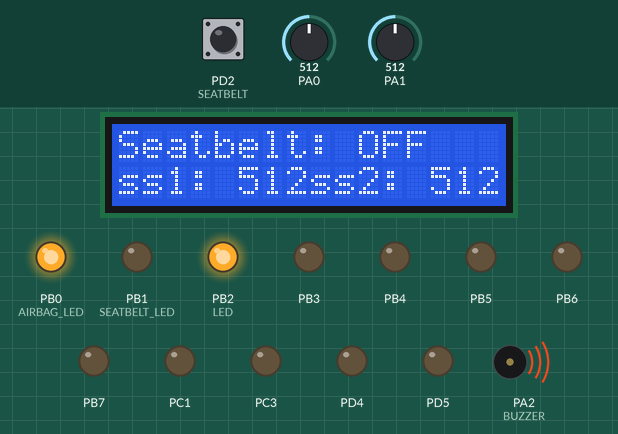
Recording of a program running on a simulated ATmega16, CodeVisionAVR source translated, built with avr-gcc and emulated at 8 MHz. Parts: 16×2 character LCD, output pins drawn as LEDs (lit = HIGH), buzzer (waves = sounding, pin HIGH). Wiring (inferred from the signals the program sends): character LCD (HD44780): RS PC0; E PC2; data PC4, PC5, PC6, PC7. Dashed ring = blinking. Inputs (shaded band) come from the test bench; at power-on: PD2 (SEATBELT) HIGH, PA0 = 512, PA1 = 512. Pins used as bus, display or sensor lines are not drawn.

Above: at 3.2 s.
3.3 s: PD2 (SEATBELT) driven LOW
At 4.3 s:
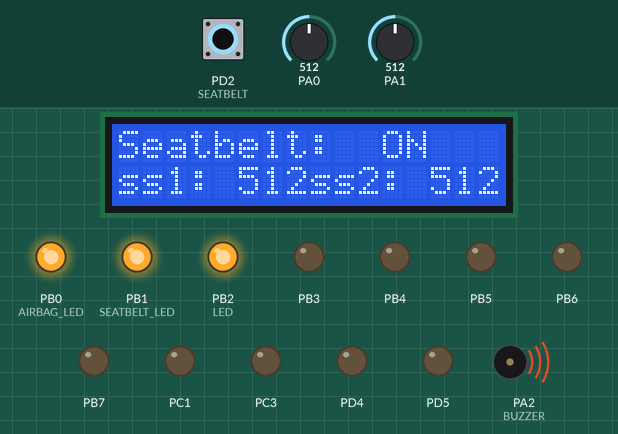
4.9 s: PD2 (SEATBELT) driven HIGH
At 5.3 s:
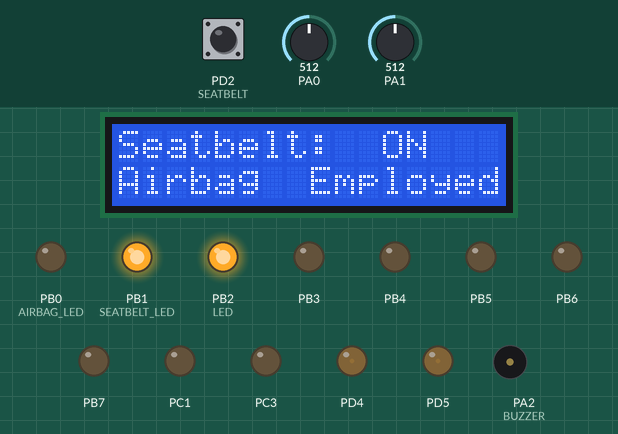
6.4 s: PD2 (SEATBELT) driven LOW
At 7.8 s:
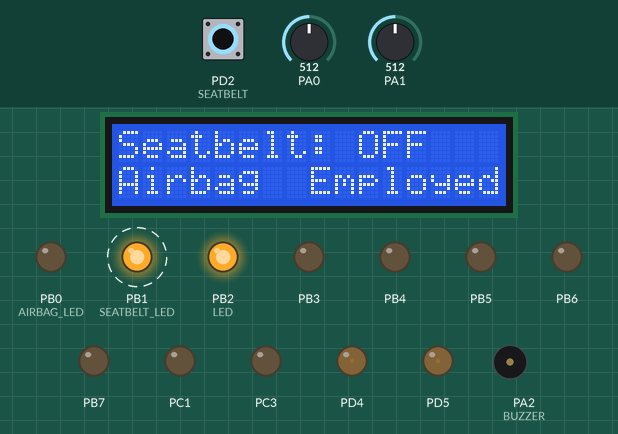
11.9 s: PD2 (SEATBELT) pulsed HIGH 5 times (0.12 s each, 0.3 s apart)
At 13.8 s:
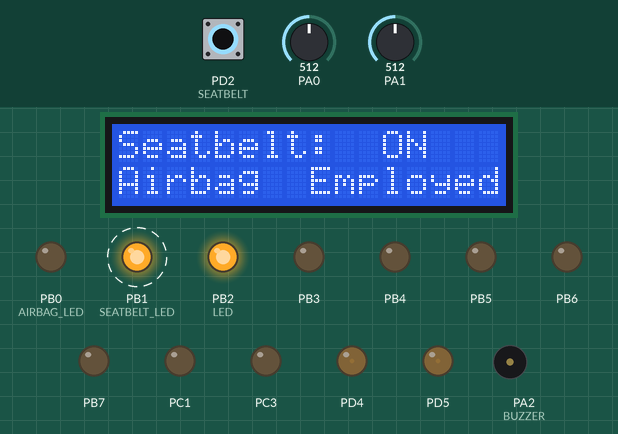
Timing chart, 0 to 15.3 s (numbered marks = the images above; inputs shaded):
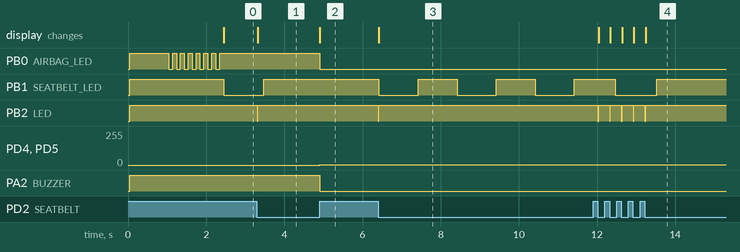

Measured:
- after the input at 3.3 s, PB1 (SEATBELT_LED): goes on until 3.5 s, then stays HIGH; PB2 (LED): HIGH → LOW at once, → HIGH 0.02 s later; the display: changes at once (image 1)
- after the input at 4.9 s, PB0 (AIRBAG_LED), PA2 (BUZZER): HIGH → LOW at once; PD4, PD5: 0/255 → 2/255 at once; the display: changes at once (image 2)
- after the input at 6.4 s, PB1 (SEATBELT_LED): alternates HIGH for 1.0 s and LOW for 1.0 s, starting at once; PB2 (LED): HIGH → LOW at once, → HIGH 0.02 s later; the display: changes at once (image 3)
- after the input at 11.9 s, PB2 (LED): alternates HIGH for 0.28 s and LOW for 0.02 s, 10 changes in all, then stays HIGH, starting after 0.12 s; the display: changes after 0.14 s (image 4)
- by itself, PB0 (AIRBAG_LED): repeats every 0.20 s: LOW 0.10 s, HIGH 0.10 s, until it stays HIGH from 2.3 s

The program:

main.c
```c
/*****************************************************
Project : ACU Driver
Date    : 31/05/2022
Author  : Le Duy Quoc
Company : HCMC Nong Lam University

Chip type               : ATmega16
Program type            : Application
AVR Core Clock frequency: 8.000000 MHz
Memory model            : Small
External RAM size       : 0
Data Stack size         : 256
*****************************************************/

#include <mega16.h>
#include <stdio.h>
#include <stdlib.h>
#include <stdarg.h>
#include <delay.h>
#include <alcd.h>
/******************************************************************************/
/*---------------------------------DEFINE-------------------------------------*/

#define ACCELERATE_THRESHOLD    500
#define CRASH_THRESHOLD         500
#define VACC					5.0f
#define ADC_VREF_TYPE           0x40

#define AIRBAG_LED              PORTB.0
#define SEATBELT_LED            PORTB.1
#define SEATBELT                PIND.2
#define LED						PORTB.2
#define BUZZER					PORTA.2
/******************************************************************************/
/*----------------------------DECLARE FUNCTION--------------------------------*/
/*kHOI TAO CAC KHOI NGOAI VI*/
static inline void init_GPIO();
static inline void init_ADC();
static inline void init_Timer0_PWM();
static inline void init_Timer1_PWM();
static inline void init_ExtInt();
static inline void init_UART();

unsigned int read_adc(unsigned char adc_input);
void airbag_employ();
void read_Sensor();
void print_lcd(unsigned int flag);
/******************************************************************************/
/*----------------------------DECLARE GLOBAL VAR------------------------------*/

volatile unsigned char flag = 0;	// trang thai seatbelt
unsigned char employ = 0;	    // trang thai tui khi
unsigned int crash_value, accelerate_value;
char buffer[16];

/******************************************************************************/
/*-------------------------------MAIN FUNCTION--------------------------------*/

void main(void)
{
	unsigned int i;
    // Alphanumeric LCD initialization
	// RS - PORTC Bit 0
	// RD - PORTC Bit 1
	// EN - PORTC Bit 2
	// D4 - PORTC Bit 4
	// D5 - PORTC Bit 5
	// D6 - PORTC Bit 6
	// D7 - PORTC Bit 7
	// Characters/line: 16

	lcd_init(16);
	init_GPIO();
	init_ADC();
	init_ExtInt();
	init_UART();

	// Global enable interrupts
	#asm("sei")

            lcd_gotoxy(2, 0);
            lcd_puts("supplemental");
            lcd_gotoxy(0, 1);
            lcd_puts("restraint system");
            delay_ms(1000);
            for (i = 0; i <= 6; i++)
            {
                AIRBAG_LED = 0;
                delay_ms(100);
                AIRBAG_LED = 1;
                delay_ms(100);
            }

            lcd_clear();
            lcd_gotoxy(0, 0);
            lcd_puts("Seatbelt: OFF");

	while (1)
	      {
            /* Doc gia tri cac cam bien */
            read_Sensor();

            /* Khi seatbelt ON */
            if(flag == 1)
            {
                /*lcd_gotoxy(0, 0);
                lcd_puts("Seatbelt:  ON"); */

				SEATBELT_LED = 1;


                /* Khi seatbelt ON va cac cam bien dat gia tri nguong kich hoat tui khi */
                if((crash_value >= CRASH_THRESHOLD) && (accelerate_value >= ACCELERATE_THRESHOLD))
                {
                    airbag_employ();

                    lcd_gotoxy(0, 1);
                    lcd_puts("Airbag  Employed");

                    /*Sau khi tui khi no, gia tri cam bien thap hon nguong hoac thao seatbelt, acu van bao tui khi da no*/
                    while(employ == 1)
                    {
                        if(flag == 0)
                        {
                            SEATBELT_LED = 0;
                            delay_ms(1000);
                            SEATBELT_LED = 1;
                            delay_ms(1000);

                            /*lcd_gotoxy(0, 0);
                            lcd_puts("Seatbelt: OFF");  */
                        }
                        else if(flag == 1)
                        {
                            SEATBELT_LED = 1;
                           /* lcd_gotoxy(0, 0);
                            lcd_puts("Seatbelt:  ON"); */
                        }

                    }
                }

                /* Khi seatbelt ON, nhung cac cam bien van chua dat gia tri nguong*/
                else
                {
                    read_Sensor();
                }
            }

            /* Khi seatbelt OFF */

            else
            {
                read_Sensor();
                /*lcd_gotoxy(0, 0);
                lcd_puts("Seatbelt: OFF");*/

                SEATBELT_LED = 0;
                delay_ms(1000);
                SEATBELT_LED = 1;
                delay_ms(1000);

                /* Khi seatbelt OFF, cac cam bien dat gia tri nguong */
                if((crash_value >= CRASH_THRESHOLD) && (accelerate_value >= ACCELERATE_THRESHOLD))
                {
                    read_Sensor();
                    while(PIND.2 == 0)
                    {
                        read_Sensor();
                        /*lcd_gotoxy(0, 0);
                        lcd_puts("Seatbelt: OFF");*/
                    }
                }
                /* Khi seatbelt OFF, gia tri cac cam bien thap hon nguong */
                else
                {
                    read_Sensor();
                }
            }
	      }
}

/******************************************************************************/
/*-------------------------INTERRUPT SERVICE ROUTINE--------------------------*/

// External Interrupt 0 service routine
interrupt [EXT_INT0] void ext_int0_isr(void)
{
    //delay_ms(200);
    flag = 1 - flag;
    print_lcd(flag);

    LED = 0;
    delay_ms(20);
    LED = 1;
}

/******************************************************************************/
/*---------------------------DEFINITION FUNCTION------------------------------*/

static inline void init_GPIO()
{
	// Input/Output Ports initialization
	PORTA = (1<<2);
	DDRA  = (1<<2);

	PORTB = (1<<PORTB0)|(1<<PORTB1)|(1<<PORTB2);
	DDRB  = 0xFF;

	PORTC = 0x00;
	DDRC  = 0xFF;

	PORTD = 0x00;
	DDRD  = (1<<DDD4)|(1<<DDD5);
}

static inline void init_ADC()
{
	// ADC initialization

	/* ADC Voltage Reference: AVCC pin*/
	ADMUX = ADC_VREF_TYPE & 0xff;
    /*ADC Enable, Pre-scaler 8: 1.000.000 kHz*/
	ADCSRA = (1<<ADEN)|(1<<ADATE)|(1<<ADPS0)|(1<<ADPS2);
    /*Free Running mode*/
	SFIOR &= 0x00;
}

static inline void init_Timer0_PWM()
{
	/*
		duty cycle = OCR/256
		T=256*(Tclk_cpu/prescaler)
	*/

	// Timer/Counter 0 initialization
	/*Fast PWM mode, top=0xFF, OC0 output: non-inverted, no-prescaler */
	TCCR0 = (1<<WGM00)|(1<<WGM01);
	TCNT0 = 0x00;
	OCR0  = 127;

	// Timer(s)/Counter(s) Interrupt(s) initialization
	TIMSK=0x00;
}


static inline void init_Timer1_PWM()
{
	/*
		duty cycle = OCR/256
		T=256*(Tclk_cpu/prescaler)
	*/

	// Timer/Counter 1 initialization
	/*Fast PWM mode, top=0x3FF, OC1A-OC1B output: non-inverted, no-prescaler */
	TCCR1A = (1<<COM1A1)|(1<<COM1B1)|(1<<WGM11)|(1<<WGM10);
	TCCR1B = (1<<WGM12)|(1<<CS10);
	TCNT1H = 0x00;
	TCNT1L = 0x00;
	ICR1H  = 0x00;
	ICR1L  = 0x00;

	OCR1A = 10;
	OCR1B = 10;

	// Timer(s)/Counter(s) Interrupt(s) initialization
	TIMSK=0x00;
}

static inline void init_ExtInt()
{
	// External Interrupt(s) initialization
	/*INT0 Enable*/
	GICR  |= (1<<INT0);
	/*falling Mode*/
	MCUCR  = (1 << ISC01);
	MCUCSR = 0x00;
	GIFR   = (1<<INTF0);
}

static inline void init_UART()
{
	// USART initialization
	// Communication Parameters: 8 Data, 1 Stop, No Parity
	// USART Receiver: On
	// USART Transmitter: On
	// USART Mode: Asynchronous
	// USART Baud Rate: 9600
	UCSRA=0x00;
	UCSRB=0x18;
	UCSRC=0x86;
	UBRRH=0x00;
	UBRRL=0x33;
}

/******************************************************************************/
/*
float ADC_to_Voltage(unsigned int adc_value)
{
	// ADC 10-bit
	float voltage = 0.0;
	voltage = VACC * adc_value / 1024;

	return voltage;
}*/

unsigned int read_adc(unsigned char adc_input)
{
	ADMUX=adc_input | (ADC_VREF_TYPE & 0xff);
	// Delay needed for the stabilization of the ADC input voltage
	delay_us(10);
	// Start the AD conversion
	ADCSRA|=0x40;
	// Wait for the AD conversion to complete
	while ((ADCSRA & 0x10)==0);
	ADCSRA|=0x10;
	return ADCW;
}

void airbag_employ()
{
	AIRBAG_LED = 0;
    BUZZER = 0;
    init_Timer0_PWM();	// xung tui khi da no
    init_Timer1_PWM();  // xung tin hieu tai nan gui ve hop BCM
    employ = 1;
}

void read_Sensor()
{
    crash_value = read_adc(0);
    accelerate_value = read_adc(1);
    //printf("impact: %d     accelerate: %d\n\r",crash_value, accelerate_value);
    sprintf(buffer,"ss1:%4dss2:%4d\n\r", crash_value, accelerate_value);
    printf("%s\n\r",buffer);
    lcd_gotoxy(0,1);
    lcd_puts(buffer);
}

void print_lcd(unsigned int flag)
{
    if(flag == 1)
    {
        //lcd_clear();
        lcd_gotoxy(0, 0);
        lcd_puts("Seatbelt:  ON");
    }
    else if(flag == 0)
    {
        //lcd_clear();
        lcd_gotoxy(0, 0);
        lcd_puts("Seatbelt: OFF");
    }
}
```
